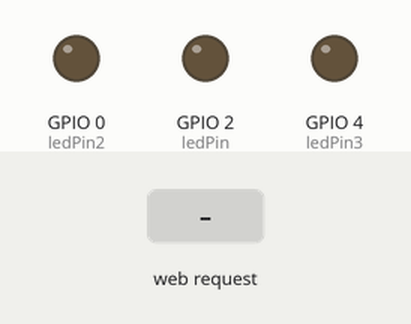
Simulated run of this sketch. Board: ESP8266 (NodeMCU). Parts: output pins drawn as LEDs (lit = HIGH). The test bench sets the inputs (shaded band). WiFi joins after 1.5 s; servers stay silent unless stated; what the sketch prints to the serial monitor is not drawn.

Above: at 2.7 s.
2.8 s: HTTP request GET /?value= received
At 3.1 s:
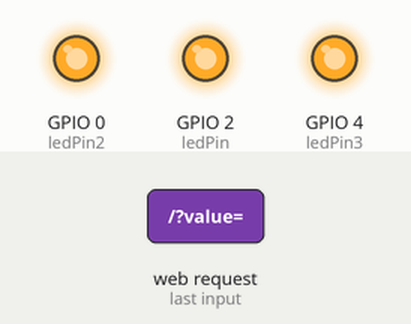
Timing chart, 0 to 5.8 s (numbered marks = the images above; inputs shaded):
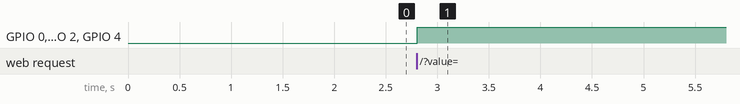

The sketch:

servo_deneme.ino
```cpp
#include <Servo.h>
#include <ESP8266WiFi.h>

Servo myservo;  // create servo object to control a servo
// twelve servo objects can be created on most boards

// GPIO the servo is attached to
static const int servoPin = 13;

// Replace with your network credentials
const char* ssid     = "ozmen";
const char* password = "ozmen2250801";
int ledPin = 2;
int ledPin2 = 0;
int ledPin3 = 4;
// Set web server port number to 80
WiFiServer server(80);

// Variable to store the HTTP request
String header;

// Decode HTTP GET value
String valueString = String(1);
String valueString2 = String(0);
String valueString3 = String(0);
int pos1 = 0;
int pos2 = 0;
int pos3 = 0;
int pos4 = 0;
int pos5 = 0;
int pos6 = 0;

void setup() {
  Serial.begin(115200);
pinMode(ledPin, OUTPUT);
pinMode(ledPin2, OUTPUT);
pinMode(ledPin3, OUTPUT);
  // attaches the servo on the servoPin to the servo object

  // Connect to Wi-Fi network with SSID and password
  Serial.print("Connecting to ");
  Serial.println(ssid);
  WiFi.begin(ssid, password);
  while (WiFi.status() != WL_CONNECTED) {
    delay(500);
    Serial.print(".");
  }
  // Print local IP address and start web server
  Serial.println("");
  Serial.println("WiFi connected.");
  Serial.println("IP address: ");
  Serial.println(WiFi.localIP());
  server.begin();
}

void loop(){
  WiFiClient client = server.available();   // Listen for incoming clients

  if (client) {                             // If a new client connects,
    Serial.println("New Client.");          // print a message out in the serial port
    String currentLine = "";                // make a String to hold incoming data from the client
    while (client.connected()) {            // loop while the client's connected
      if (client.available()) {             // if there's bytes to read from the client,
        char c = client.read();             // read a byte, then
        Serial.write(c);                    // print it out the serial monitor
        header += c;
        if (c == '\n') {                    // if the byte is a newline character
          // if the current line is blank, you got two newline characters in a row.
          // that's the end of the client HTTP request, so send a response:
          if (currentLine.length() == 0) {
            // HTTP headers always start with a response code (e.g. HTTP/1.1 200 OK)
            // and a content-type so the client knows what's coming, then a blank line:
            client.println("HTTP/1.1 200 OK");
            client.println("Content-type:text/html");
            client.println("Connection: close");
            client.println();


            client.println("<!DOCTYPE html><html>");
client.println("<head><meta name=\"viewport\" content=\"width=device-width, initial-scale=1\">");
client.println("<link rel=\"icon\" href=\"data:,\">");
// CSS to style the on/off buttons
// Feel free to change the background-color and font-size attributes to fit your preferences
client.println("<style>body { text-align: center; font-family: \"Trebuchet MS\", Arial; margin-left:auto; margin-right:auto;}");
client.println(".slider { width: 300px; }</style>");
client.println("<script src=\"https://ajax.googleapis.com/ajax/libs/jquery/3.3.1/jquery.min.js\"></script>");

// Web Page
client.println("</head><body><h1>Bos Adam Mıyız ? <3</h1>");
client.println("<p>Position: <span id=\"servoPos\"></span></p>");
client.println("<input type=\"range\" min=\"100\" max=\"999\" class=\"slider\" id=\"servoSlider\" onchange=\"servo()\" value=\""+valueString+"\"/>");
client.println("<br><p>Position 2: <span id=\"servoPos2\"></span></p>");
client.println("<input type=\"range\" min=\"100\" max=\"999\" class=\"slider\" id=\"servoSlider2\" onchange=\"servo()\" value=\""+valueString2+"\"/>");
client.println("<br><p>Position 3: <span id=\"servoPos3\"></span></p>");
client.println("<input type=\"range\" min=\"100\" max=\"999\" class=\"slider\" id=\"servoSlider3\" onchange=\"servo()\" value=\""+valueString3+"\"/>");

client.println("<script>var slider = document.getElementById(\"servoSlider\");");
client.println("var slider2 = document.getElementById(\"servoSlider2\");");
client.println("var slider3 = document.getElementById(\"servoSlider3\");");
client.println("var servoP = document.getElementById(\"servoPos\"); servoP.innerHTML = slider.value;");
client.println("var servoP2 = document.getElementById(\"servoPos2\"); servoP2.innerHTML = slider2.value;");
client.println("var servoP3 = document.getElementById(\"servoPos3\"); servoP3.innerHTML = slider3.value;");
client.println("slider.oninput = function() { slider.value = this.value; servoP.innerHTML = Math.round(((this.value) - 100) * (1023 - 0) / (999 - 100) + 0); }");
client.println("slider2.oninput = function() { slider2.value = this.value; servoP2.innerHTML = Math.round(((this.value) - 100) * (1023 - 0) / (999 - 100) + 0); }");
client.println("slider3.oninput = function() { slider3.value = this.value; servoP3.innerHTML = Math.round(((this.value) - 100) * (1023 - 0) / (999 - 100) + 0); }");
client.println("$.ajaxSetup({timeout:1000}); function servo() { ");
client.println("$.get(\"/?value=\" + slider.value + \"&\" + slider2.value + \"&\" + slider3.value + \"&\"); {Connection: close};}</script>");

client.println("</body></html>");


            //GET /?value=180& HTTP/1.1
            if(header.indexOf("GET /?value=")>=0) {

              pos1 = header.indexOf('=');
              pos2 = header.indexOf('&');

              valueString = header.substring(pos1+1, pos2);
              valueString2 = header.substring(pos2+1, pos2+4);
              valueString3 = header.substring(pos2+5, pos2+9);

             int valueStringA= map(valueString.toInt(),100,999,1023,0);
             int valueStringB= map(valueString2.toInt(),100,999,1023,0);
             int valueStringC= map(valueString3.toInt(),100,999,1023,0);

              analogWrite(ledPin,valueStringA);
              analogWrite(ledPin2,valueStringB);
              analogWrite(ledPin3,valueStringC);


              Serial.println(valueStringA);
              Serial.println(valueStringB);
              Serial.println(valueStringC);

            }
            // The HTTP response ends with another blank line
            client.println();
            // Break out of the while loop
            break;
          } else { // if you got a newline, then clear currentLine
            currentLine = "";
          }
        } else if (c != '\r') {  // if you got anything else but a carriage return character,
          currentLine += c;      // add it to the end of the currentLine
        }
      }
    }
    // Clear the header variable
    header = "";
    // Close the connection
    client.stop();
    Serial.println("Client disconnected.");
    Serial.println("");
  }
}
```

Measured:
- after the input at 2.8 s, GPIO 0 (ledPin2), GPIO 2 (ledPin), GPIO 4 (ledPin3): LOW → HIGH at once
